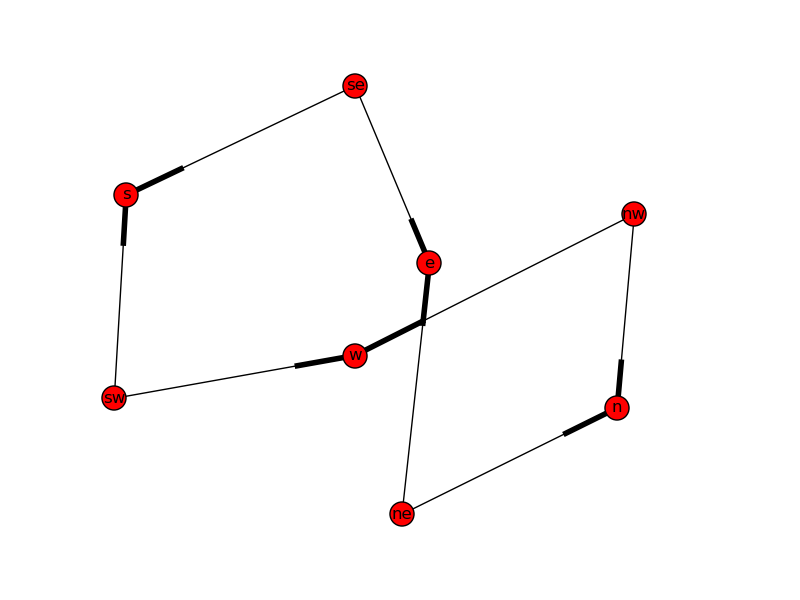

Write the Python code that produced this figure.
# compute the simplicial homology of a sphere.
import networkx as nx
import matplotlib.pyplot as plt
def finOrdCompose(f,g):
    pass
G = nx.DiGraph()
n=s=e=w= 3
nw=ne=se=sw = 2
G.add_edge("nw","n",f=[1,2])
G.add_edge("nw","w",f=[1,2])
G.add_edge("sw","s",f=[0,1])
G.add_edge("sw","w",f=[0,1])
G.add_edge("se","s",f=[1,2])
G.add_edge("se","e",f=[1,2])
G.add_edge("ne","n",f=[0,1])
G.add_edge("ne","e",f=[0,1])

nx.draw(G)
plt.savefig("sphere.png")




